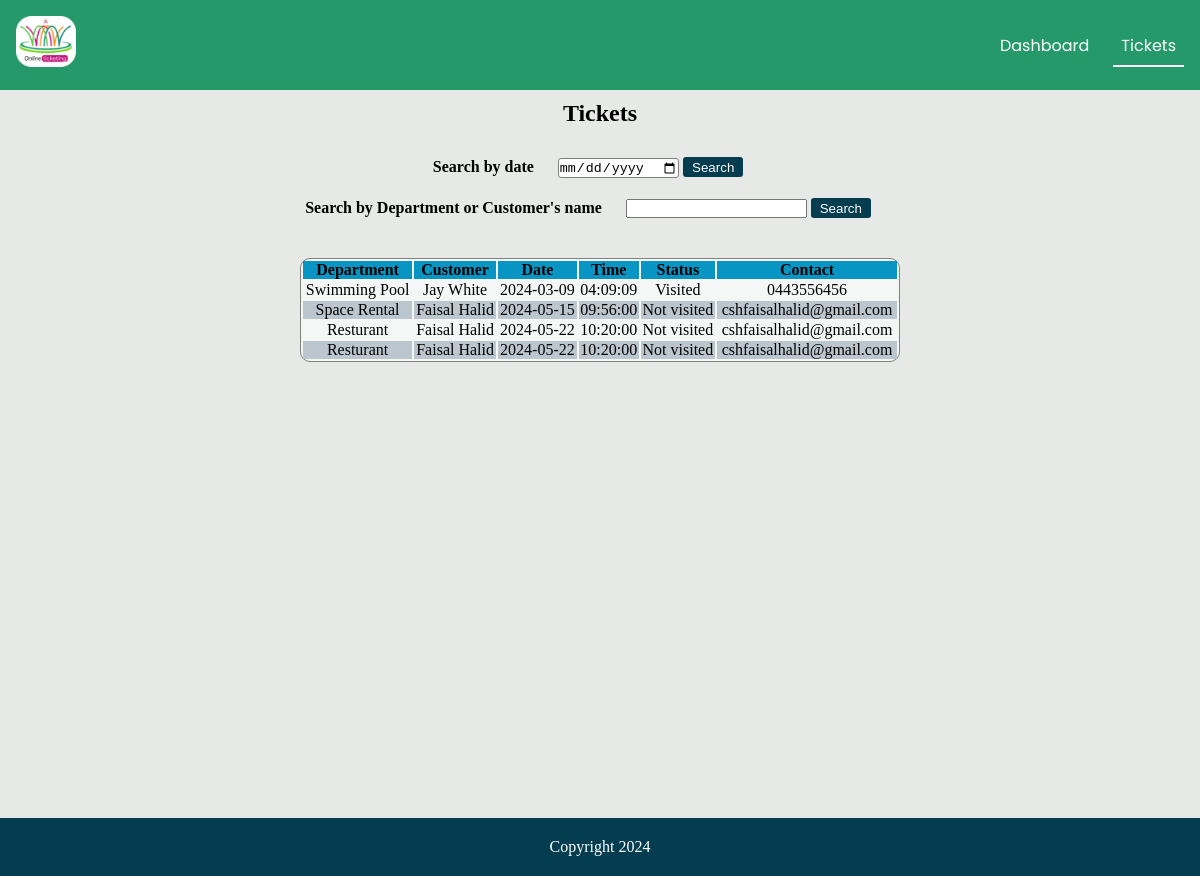
The app's page /bookings.php (signed in), older data.
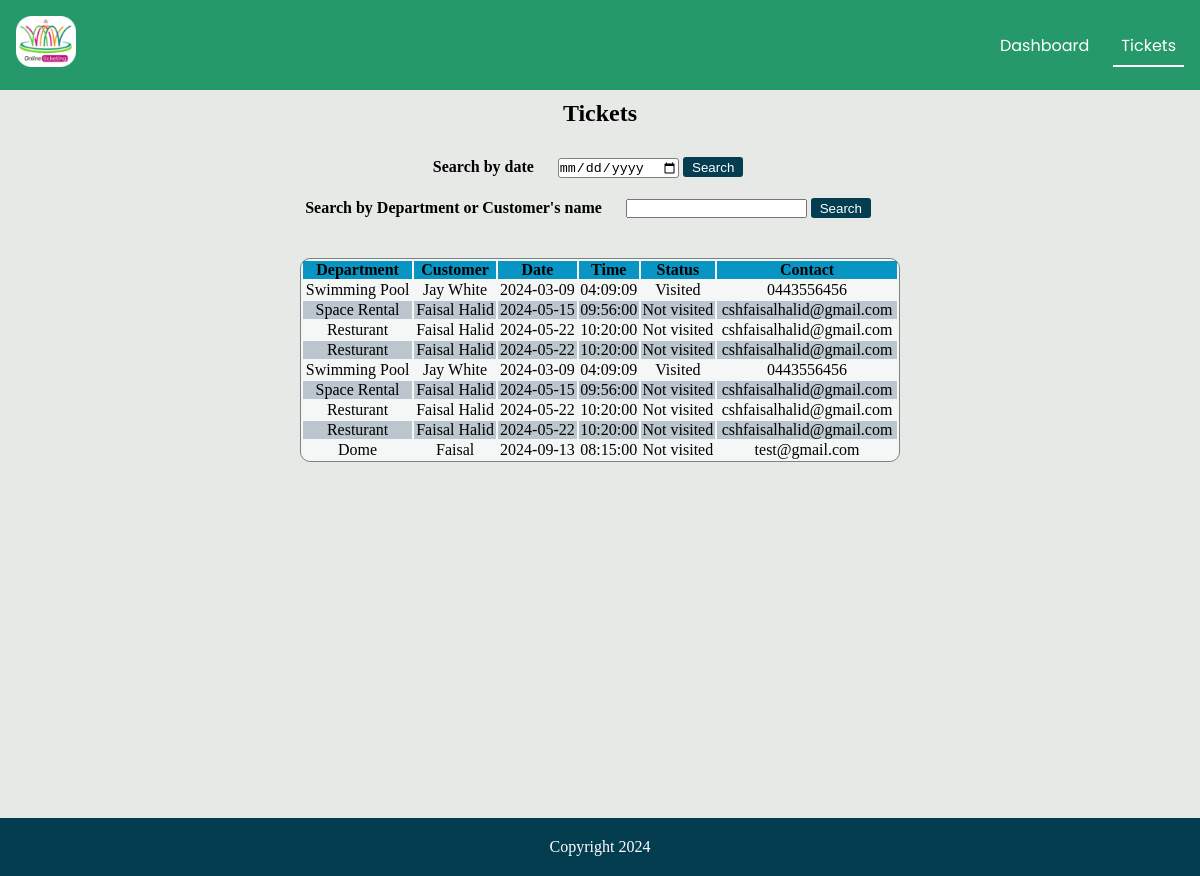
The same page, newer data.
### tables this page shows
CREATE TABLE `booking` (
  `department` varchar(40) DEFAULT NULL,
  `Customer` varchar(50) DEFAULT NULL,
  `Date` date DEFAULT NULL,
  `Time` time DEFAULT NULL,
  `status` varchar(15) DEFAULT NULL,
  `contact` varchar(40) DEFAULT NULL
);

### bookings.php (the view, shortened to what this page needs)
<?php
    include 'connection.php';
       if(isset($_GET['date'])){
        $date = $_GET['date'];
          $SELECT = "SELECT *FROM booking where date = '$date'";
       }
       else if(isset($_GET['name'])){
        $name = $_GET['name'];
        $SELECT = "SELECT *FROM booking where department  LIKE '%$name%' or Customer LIKE '%$name%'";
       }
       else{
          $SELECT = "SELECT *FROM booking";
         }
       $query = mysqli_query($connection, $SELECT);
       ?>
<!DOCTYPE html>
<html lang="en">
  <head>
    <link
      rel="stylesheet"
      href="https://cdnjs.cloudflare.com/ajax/libs/font-awesome/6.4.0/css/all.min.css"
    />
    <link rel="stylesheet" href="./css/tickets.css" />
  </head>
  <body>
    <nav>
      <a href="#home" id="logo"><img src="./images/logo.png"></a>
      <ul>
        <li>
          <a href="dashboard.php" >Dashboard</a>
        </li>
        <li>
            <a href="tickets.html" class="active">Tickets</a>
          </li>
      </ul>
    </nav>
    <h2 id="h11">Tickets</h2>
   <div class="query">
        <form action="#" method="get">
            <a for="date">Search by date</a>
            <input type="date" name="date" id="date" required>
            <button name="view" type="submit">Search</button>
        </form>
        <form action="#" method="get">
            <a for="date">Search by Department or Customer's name</a>
            <input type="text" name="name" id="date" required>
            <button name="view2" type="submit">Search</button>
        </form>
    </div>
    <div class="tablediv">
        <table>
        <tr>
            <th>Department</th>
            <th>Customer</th>
            <th>Date </th>
            <th>Time</th>
            <th>Status </th>
            <th>Contact</th>
        </tr>
        <?php
          while($res = mysqli_fetch_assoc($query)){
            echo '
                <tr>
                      <td>'.$res['department'].'</td>
                      <td>'.$res['Customer'].'</td>
                      <td>'.$res['Date'].'</td>
                      <td>'.$res['Time'].'</td>
                      <td>'.$res['status'].'</td>
                      <td>'.$res['contact'].'</td>
                  </tr>
                ';
          }
        ?>
    </table>
    </div>
    <footer>
        <p>Copyright 2024</p>
    </footer>
  </body>
</html>

### css/tickets.css (style rules this page uses)
* { padding: 0; margin: 0; box-sizing: border-box; }
body { background-color: #e7e9e7; }
nav { font-family: "Poppins", sans-serif; display: flex; align-items: center; justify-content: space-between; background-color: #259969; padding: 1em; }
form { margin: 10px auto; }
nav a { text-decoration: none; text-transform: capitalize; color: #ffffff; }
#logo img { width:60px; }
ul { list-style: none; display: flex; gap: 1em; }
ul a { padding: 0.5em; }
.active { border-bottom: 2px solid #ffffff; }
#h11 { text-align: center; margin-top: 10px; margin-bottom: 10px; }
.tablediv { min-height: 70vh; }
table { width: 50%; text-align: center; border: 0.3px solid gray; margin: auto; border-radius: 10px; background-color: #f5f7f7; }
table th { background-color: #0895c4; }
table tr:nth-child(odd) { background-color: rgb(188, 198, 207); }
.query { width:98%; display: flex; align-items: center; justify-content: center; margin-bottom: 20px; padding:10px; flex-direction: column; }
.query a { font-weight: bold; margin-right: 20px; }
.query input[type='date'] { border-radius: 3px; border: 0.5px solid gray; height: 20px; }
.query button { border: none; background-color: #043d50; color: white; border-radius: 3px; width:60px; height: 20px; }
footer { background-color: #043d50; padding: 20px; display: flex; justify-content: center; align-items: center; color: #ffffff; }

Row changes from the older to the newer data that the page shows:
added booking: department "Swimming Pool", Customer "Jay White", Date "2024-03-09", Time "04:09:09", status "Visited", contact "0443556456"
added booking: department "Space Rental", Customer "Faisal Halid", Date "2024-05-15", Time "09:56:00", status "Not visited", contact "cshfaisalhalid@gmail.com"
added booking: department "Resturant", Customer "Faisal Halid", Date "2024-05-22", Time "10:20:00", status "Not visited", contact "cshfaisalhalid@gmail.com"
added booking: department "Resturant", Customer "Faisal Halid", Date "2024-05-22", Time "10:20:00", status "Not visited", contact "cshfaisalhalid@gmail.com"
added booking: department "Dome", Customer "Faisal", Date "2024-09-13", Time "08:15:00", status "Not visited", contact "test@gmail.com"
